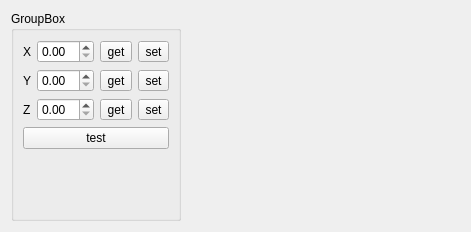
<?xml version="1.0" encoding="UTF-8"?>
<ui version="4.0">
 <class>MainBox</class>
 <widget class="QWidget" name="MainBox">
  <property name="geometry">
   <rect>
    <x>0</x>
    <y>0</y>
    <width>471</width>
    <height>232</height>
   </rect>
  </property>
  <property name="windowTitle">
   <string>Dialog</string>
  </property>
  <layout class="QHBoxLayout" name="horizontalLayout">
   <item>
    <widget class="QGroupBox" name="groupBox">
     <property name="sizePolicy">
      <sizepolicy hsizetype="Fixed" vsizetype="Preferred">
       <horstretch>0</horstretch>
       <verstretch>0</verstretch>
      </sizepolicy>
     </property>
     <property name="title">
      <string>GroupBox</string>
     </property>
     <layout class="QVBoxLayout" name="verticalLayout">
      <item>
       <layout class="QGridLayout" name="gridLayout">
        <item row="1" column="0">
         <widget class="QLabel" name="label_2">
          <property name="text">
           <string>Y</string>
          </property>
         </widget>
        </item>
        <item row="2" column="0">
         <widget class="QLabel" name="label_3">
          <property name="text">
           <string>Z</string>
          </property>
         </widget>
        </item>
        <item row="0" column="2">
         <widget class="QToolButton" name="btn_get_X">
          <property name="text">
           <string>get</string>
          </property>
         </widget>
        </item>
        <item row="0" column="0">
         <widget class="QLabel" name="label">
          <property name="text">
           <string>X</string>
          </property>
         </widget>
        </item>
        <item row="0" column="1">
         <widget class="QDoubleSpinBox" name="dsb_X"/>
        </item>
        <item row="2" column="1">
         <widget class="QDoubleSpinBox" name="dsb_Z"/>
        </item>
        <item row="1" column="1">
         <widget class="QDoubleSpinBox" name="dsb_Y"/>
        </item>
        <item row="0" column="3">
         <widget class="QToolButton" name="btn_set_X">
          <property name="text">
           <string>set</string>
          </property>
         </widget>
        </item>
        <item row="1" column="2">
         <widget class="QToolButton" name="btn_get_Y">
          <property name="text">
           <string>get</string>
          </property>
         </widget>
        </item>
        <item row="1" column="3">
         <widget class="QToolButton" name="btn_set_Y">
          <property name="text">
           <string>set</string>
          </property>
         </widget>
        </item>
        <item row="2" column="2">
         <widget class="QToolButton" name="btn_get_Z">
          <property name="text">
           <string>get</string>
          </property>
         </widget>
        </item>
        <item row="2" column="3">
         <widget class="QToolButton" name="btn_set_Z">
          <property name="text">
           <string>set</string>
          </property>
         </widget>
        </item>
       </layout>
      </item>
      <item>
       <widget class="QPushButton" name="btn_test">
        <property name="text">
         <string>test</string>
        </property>
       </widget>
      </item>
      <item>
       <spacer name="verticalSpacer">
        <property name="orientation">
         <enum>Qt::Vertical</enum>
        </property>
        <property name="sizeHint" stdset="0">
         <size>
          <width>20</width>
          <height>101</height>
         </size>
        </property>
       </spacer>
      </item>
     </layout>
    </widget>
   </item>
   <item>
    <widget class="Test_QGLWidget" name="widget" native="true"/>
   </item>
  </layout>
 </widget>
 <customwidgets>
  <customwidget>
   <class>Test_QGLWidget</class>
   <extends>QWidget</extends>
   <header>test_qgl_widget.hpp</header>
   <container>1</container>
  </customwidget>
 </customwidgets>
 <tabstops>
  <tabstop>dsb_X</tabstop>
  <tabstop>btn_get_X</tabstop>
  <tabstop>btn_set_X</tabstop>
  <tabstop>dsb_Y</tabstop>
  <tabstop>btn_get_Y</tabstop>
  <tabstop>btn_set_Y</tabstop>
  <tabstop>dsb_Z</tabstop>
  <tabstop>btn_get_Z</tabstop>
  <tabstop>btn_set_Z</tabstop>
  <tabstop>btn_test</tabstop>
 </tabstops>
 <resources/>
 <connections/>
</ui>
